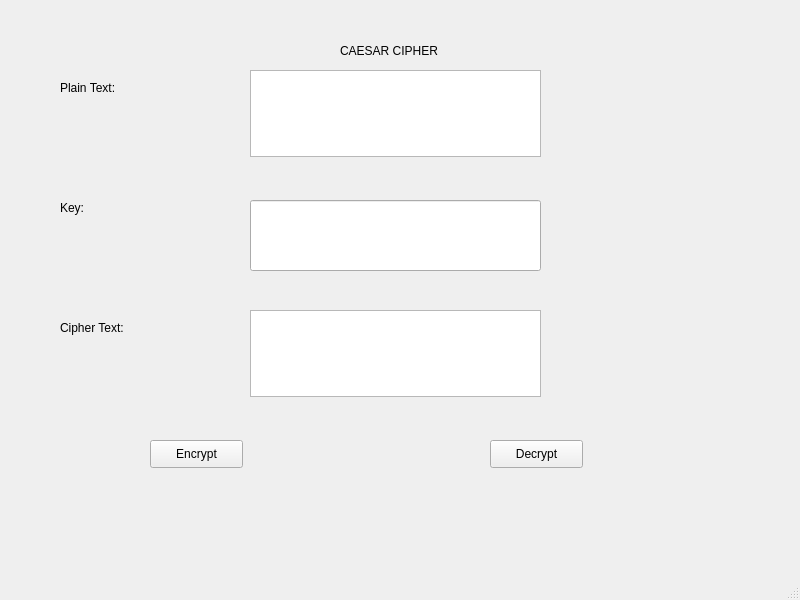
<?xml version="1.0" encoding="UTF-8"?>
<ui version="4.0">
 <class>MainWindow</class>
 <widget class="QMainWindow" name="MainWindow">
  <property name="geometry">
   <rect>
    <x>0</x>
    <y>0</y>
    <width>800</width>
    <height>600</height>
   </rect>
  </property>
  <property name="windowTitle">
   <string>MainWindow</string>
  </property>
  <widget class="QWidget" name="centralwidget">
   <widget class="QLabel" name="label">
    <property name="geometry">
     <rect>
      <x>340</x>
      <y>20</y>
      <width>191</width>
      <height>61</height>
     </rect>
    </property>
    <property name="text">
     <string>CAESAR CIPHER</string>
    </property>
   </widget>
   <widget class="QLabel" name="label_2">
    <property name="geometry">
     <rect>
      <x>60</x>
      <y>80</y>
      <width>71</width>
      <height>16</height>
     </rect>
    </property>
    <property name="text">
     <string>Plain Text:</string>
    </property>
   </widget>
   <widget class="QLabel" name="label_3">
    <property name="geometry">
     <rect>
      <x>60</x>
      <y>200</y>
      <width>55</width>
      <height>16</height>
     </rect>
    </property>
    <property name="text">
     <string>Key:</string>
    </property>
   </widget>
   <widget class="QLabel" name="label_4">
    <property name="geometry">
     <rect>
      <x>60</x>
      <y>320</y>
      <width>111</width>
      <height>16</height>
     </rect>
    </property>
    <property name="text">
     <string>Cipher Text:</string>
    </property>
   </widget>
   <widget class="QPushButton" name="pushButton">
    <property name="geometry">
     <rect>
      <x>150</x>
      <y>440</y>
      <width>93</width>
      <height>28</height>
     </rect>
    </property>
    <property name="text">
     <string>Encrypt</string>
    </property>
   </widget>
   <widget class="QPushButton" name="pushButton_2">
    <property name="geometry">
     <rect>
      <x>490</x>
      <y>440</y>
      <width>93</width>
      <height>28</height>
     </rect>
    </property>
    <property name="text">
     <string>Decrypt</string>
    </property>
   </widget>
   <widget class="QLineEdit" name="txt_key">
    <property name="geometry">
     <rect>
      <x>250</x>
      <y>200</y>
      <width>291</width>
      <height>71</height>
     </rect>
    </property>
   </widget>
   <widget class="QTextEdit" name="txt_cipher_text">
    <property name="geometry">
     <rect>
      <x>250</x>
      <y>310</y>
      <width>291</width>
      <height>87</height>
     </rect>
    </property>
   </widget>
   <widget class="QTextEdit" name="txt_plain_text">
    <property name="geometry">
     <rect>
      <x>250</x>
      <y>70</y>
      <width>291</width>
      <height>87</height>
     </rect>
    </property>
   </widget>
  </widget>
  <widget class="QMenuBar" name="menubar">
   <property name="geometry">
    <rect>
     <x>0</x>
     <y>0</y>
     <width>800</width>
     <height>26</height>
    </rect>
   </property>
  </widget>
  <widget class="QStatusBar" name="statusbar"/>
 </widget>
 <resources/>
 <connections/>
</ui>
